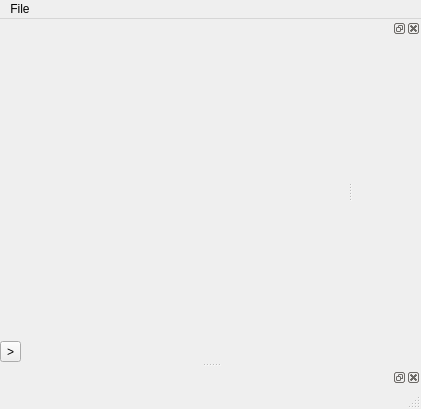
<?xml version="1.0" encoding="UTF-8"?>
<ui version="4.0">
 <class>qMSECGMainWindow</class>
 <widget class="QMainWindow" name="ECGMainWindow">
  <property name="geometry">
   <rect>
    <x>0</x>
    <y>0</y>
    <width>421</width>
    <height>409</height>
   </rect>
  </property>
  <property name="windowTitle">
   <string>ECG - Multi Scale Visualization Toolkit</string>
  </property>
  <widget class="QWidget" name="centralwidget">
   <layout class="QVBoxLayout" name="verticalLayout_3" stretch="1,0">
    <property name="margin">
     <number>0</number>
    </property>
    <item>
     <widget class="QVTKWidget" name="threeDView" native="true"/>
    </item>
    <item>
     <layout class="QHBoxLayout" name="horizontalLayout">
      <item>
       <widget class="QToolButton" name="playToolButton">
        <property name="text">
         <string>&gt;</string>
        </property>
       </widget>
      </item>
      <item>
       <widget class="ctkSliderWidget" name="currentFrameSlider"/>
      </item>
     </layout>
    </item>
   </layout>
  </widget>
  <widget class="QMenuBar" name="menubar">
   <property name="geometry">
    <rect>
     <x>0</x>
     <y>0</y>
     <width>421</width>
     <height>21</height>
    </rect>
   </property>
   <widget class="QMenu" name="menuFile">
    <property name="title">
     <string>File</string>
    </property>
    <addaction name="actionOpen"/>
    <addaction name="actionExit"/>
   </widget>
   <addaction name="menuFile"/>
  </widget>
  <widget class="QStatusBar" name="statusbar"/>
  <widget class="QDockWidget" name="ecgReviewPanel">
   <property name="allowedAreas">
    <set>Qt::LeftDockWidgetArea|Qt::RightDockWidgetArea</set>
   </property>
   <attribute name="dockWidgetArea">
    <number>2</number>
   </attribute>
   <widget class="QWidget" name="dockWidgetContents_3">
    <layout class="QVBoxLayout" name="verticalLayout">
     <property name="margin">
      <number>0</number>
     </property>
     <item>
      <widget class="QScrollArea" name="scrollArea">
       <property name="frameShape">
        <enum>QFrame::NoFrame</enum>
       </property>
       <property name="horizontalScrollBarPolicy">
        <enum>Qt::ScrollBarAlwaysOff</enum>
       </property>
       <property name="widgetResizable">
        <bool>true</bool>
       </property>
       <widget class="QWidget" name="scrollAreaWidgetContents">
        <property name="geometry">
         <rect>
          <x>0</x>
          <y>0</y>
          <width>80</width>
          <height>304</height>
         </rect>
        </property>
       </widget>
      </widget>
     </item>
    </layout>
   </widget>
  </widget>
  <widget class="QDockWidget" name="ecgPanel">
   <property name="floating">
    <bool>false</bool>
   </property>
   <property name="allowedAreas">
    <set>Qt::BottomDockWidgetArea|Qt::TopDockWidgetArea</set>
   </property>
   <attribute name="dockWidgetArea">
    <number>8</number>
   </attribute>
   <widget class="QWidget" name="dockWidgetContents_4">
    <layout class="QVBoxLayout" name="verticalLayout_2">
     <property name="margin">
      <number>0</number>
     </property>
     <item>
      <widget class="ctkVTKChartView" name="ecgView" native="true"/>
     </item>
    </layout>
   </widget>
  </widget>
  <action name="actionOpen">
   <property name="text">
    <string>Open...</string>
   </property>
  </action>
  <action name="actionExit">
   <property name="text">
    <string>Exit</string>
   </property>
  </action>
 </widget>
 <customwidgets>
  <customwidget>
   <class>ctkSliderWidget</class>
   <extends>QWidget</extends>
   <header>ctkSliderWidget.h</header>
  </customwidget>
  <customwidget>
   <class>QVTKWidget</class>
   <extends>QWidget</extends>
   <header>QVTKWidget.h</header>
   <container>1</container>
  </customwidget>
  <customwidget>
   <class>ctkVTKChartView</class>
   <extends>QWidget</extends>
   <header>ctkVTKChartView.h</header>
   <container>1</container>
  </customwidget>
 </customwidgets>
 <resources/>
 <connections/>
</ui>
